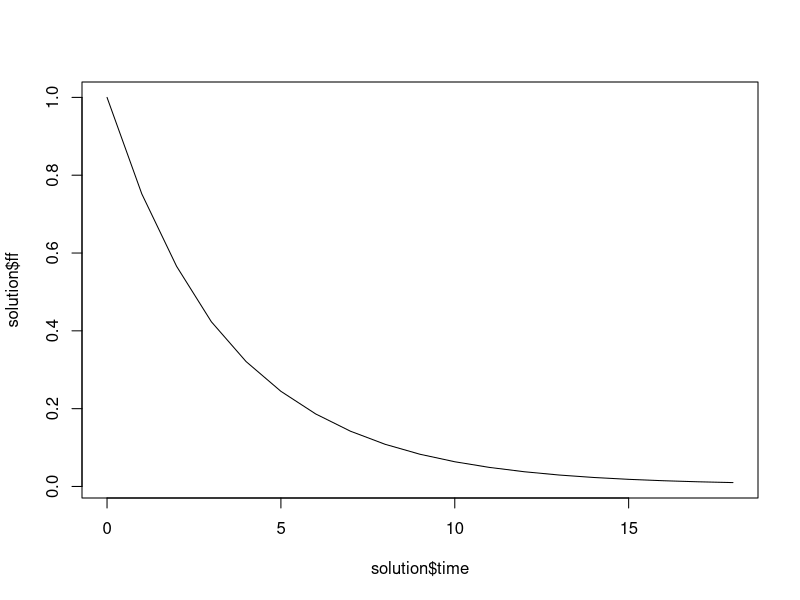

Source code (R):
#female increase in BW: 3.5 g/d
#Male increase in BW: 5.9 g.d

library(deSolve)

create.params <- function(user.input){
  with(as.list(user.input),{

    # https://doi.org/10.3390/toxics12040253, Table 1
    
    n=1
    Ka <- 5.8e5
    CalbB_init <- 486*1e-06 #mol/L
    Calb_exp_init <- 600*1e-06 #mol/L
    Cpfoa_init <-  5*1e-06 #5*1e-06 #mol/L
    koff_alb <- 0.001#1/s
    kon_alb <- Ka * koff_alb #1/M/s

    return(list("CalbB_init" = CalbB_init, "Cpfoa_init" = Cpfoa_init, "kon_alb" = kon_alb, 
                "koff_alb" = koff_alb,
                "Calb_exp_init" = Calb_exp_init,"n"=n
    ))
    
  })
}  

ode.func <- function(time, inits, params){
  with(as.list(c(inits, params)),{

    
    dCalb_free = koff_alb*Calb_bound - n*kon_alb*Calb_free*CPFOA_free
    dCPFOA_free = koff_alb*Calb_bound - n*kon_alb*Calb_free*CPFOA_free
    
    dCalb_bound = - koff_alb*Calb_bound + n*kon_alb*Calb_free*CPFOA_free
    dCPFOA_bound = - koff_alb*Calb_bound + n*kon_alb*Calb_free*CPFOA_free
    
   ff = CPFOA_free / (CPFOA_free  + CPFOA_bound )

    
    list(c('dCalb_free' = dCalb_free, 'dCPFOA_free' = dCPFOA_free, 'dCalb_bound' = dCalb_bound,
           'dCPFOA_bound' = dCPFOA_bound), ff = ff)
    
  })
}

#Initial condition for each compartment.

create.inits <- function(parameters){
  with(as.list(parameters),{
    
    Calb_free <- CalbB_init; CPFOA_free <- Cpfoa_init
    Calb_bound<- 0; CPFOA_bound<-0
    
    
    return(c('Calb_free' = Calb_free, 'CPFOA_free' = CPFOA_free,
             'Calb_bound' = Calb_bound, 'CPFOA_bound' = CPFOA_bound))
    
    
  })
}


create.events <- function(parameters){
  with(as.list(parameters), {
    
    
    return()
  })
}


###############################################
###############################################

params <- create.params(NULL)
inits <- create.inits(params)
events <- create.events(params)


sample_time=seq(0,18,1)
solution <- data.frame(deSolve::ode(times = sample_time,  func = ode.func,
                                    y = inits, parms = params,events = events,
                                    method="lsodes",rtol = 1e-07, atol = 1e-07))
plot(solution$time, solution$ff, type = "l")

# Bmax = 486*1e-06
# Ka <- 5.8e5
# kd <- 1/Ka
# CalbB_init <- 486*1e-06 #mol/L
# Calb_exp_init <- 600*1e-06 #mol/L
# Cpfoa_init <-  1.92/414.07#5*1e-06 #mol/L
# koff_alb <- 0.01 #1/s
# kon_alb <- Ka * koff_alb #1/M/s
# 
# Cfree = seq(1e-6,1e-4, 1e-6)
# Cbound = n*Bmax*Cfree/(Cfree+kd)
# plot(Cfree, Cbound)
